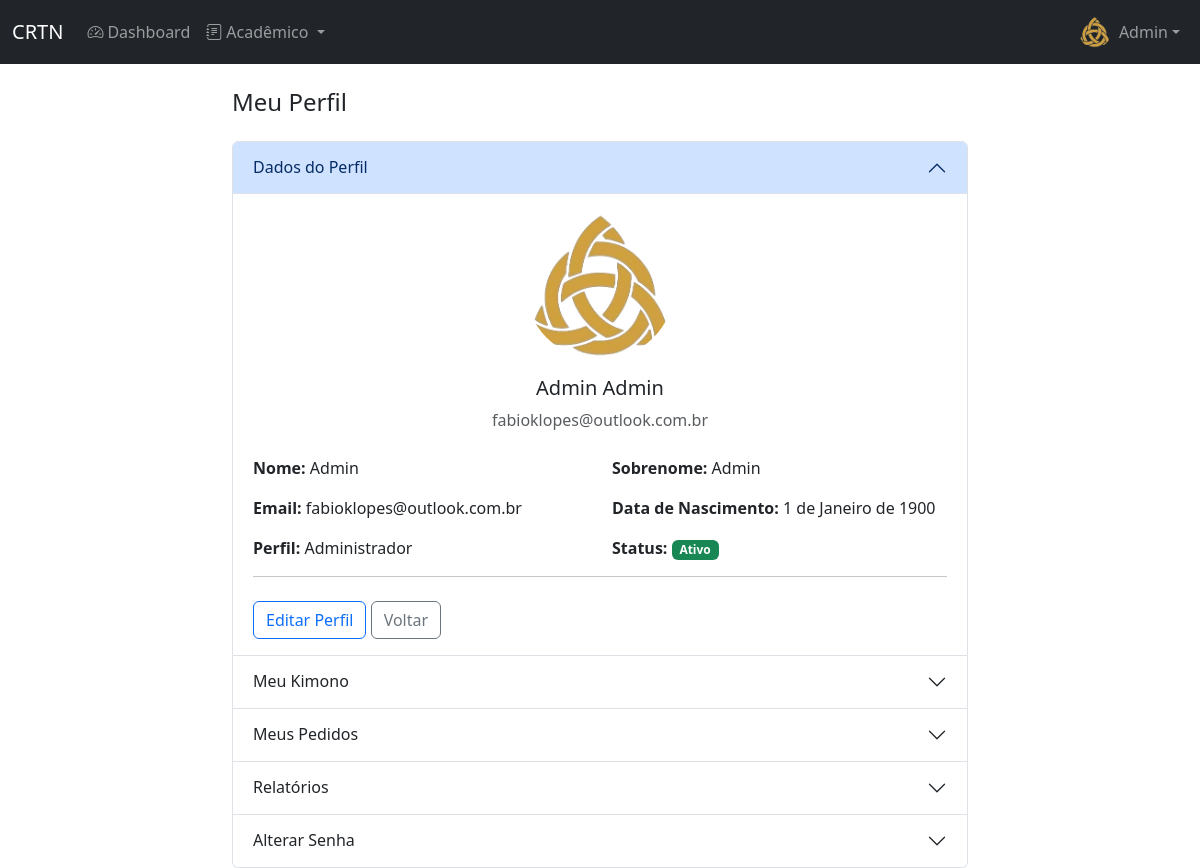
Page /perfil/ (signed in) on the committed database.
### academia/models.py (models this page shows, shortened)
class User(AbstractUser):
    STATUS_CHOICES = [('ATIVO', 'Ativo'), ('INATIVO', 'Inativo'), ('PENDENTE', 'Pendente')]
    GROUP_ROLE_CHOICES = [('STD', 'Aluno'), ('PRO', 'Professor'), ('ADM', 'Administrador')]
    KIMONO_SIZE_CHOICES = [('A0', 'A0'), ('A1', 'A1'), ('A2', 'A2'), ('A3', 'A3'), ('A4', 'A4'), ('A5', 'A5'), ('A6', 'A6')]
    BELT_SIZE_CHOICES = [('A0', 'A0'), ('A1', 'A1'), ('A2', 'A2'), ('A3', 'A3'), ('A4', 'A4'), ('A5', 'A5'), ('A6', 'A6')]
    birthday = models.DateField('Data de Nascimento', null=True, blank=True)
    group_role = models.CharField('Perfil', max_length=3, choices=GROUP_ROLE_CHOICES, default='STD')
    status = models.CharField('Status', max_length=8, choices=STATUS_CHOICES, default='PENDENTE')
    photo = models.ImageField('Foto', upload_to=photo_upload_to, null=True, blank=True)
    height = models.IntegerField('Altura (cm)', null=True, blank=True)
    weight = models.IntegerField('Peso (kg)', null=True, blank=True)
    kimono_size = models.CharField('Tamanho do Kimono', max_length=2, choices=KIMONO_SIZE_CHOICES, null=True, blank=True)
    belt_size = models.CharField('Tamanho da Faixa', max_length=2, choices=BELT_SIZE_CHOICES, null=True, blank=True)
    whatsapp = models.CharField('WhatsApp', max_length=20, null=True, blank=True)
    responsible = models.ForeignKey('self', on_delete=models.SET_NULL, null=True, blank=True, related_name='dependents')
    class Meta:
        verbose_name, verbose_name_plural = 'Usuário', 'Usuários'
        ordering = ['first_name', 'last_name']
    def is_student(self): return self.group_role == 'STD'
    def is_admin(self): return self.group_role == 'ADM'
    def is_professor_or_admin(self): return self.group_role in ['PRO', 'ADM']

### academia/views.py (the view, shortened to what this page needs)
# urls.py: path('perfil/', views.perfil, name='perfil'),
@login_required
def perfil(request):
    context = {
        'graduacao': Graduacao.objects.filter(aluno=request.user).first(),
        'pedidos': Pedido.objects.filter(aluno=request.user).order_by('-data_solicitacao')
    }
    return render(request, 'academia/perfil.html', context)

### academia/context_processors.py (called while the page is built)
def account_management_context(request):
    original_user_id = request.session.get('original_user_id')
    main_user = None
    if original_user_id:
        try:
            main_user = User.objects.get(id=original_user_id)
        except User.DoesNotExist:
            request.session.pop('original_user_id', None)
    else:
        main_user = request.user
    dependents = main_user.dependents.all() if main_user and main_user.dependents.exists() else []
    return {
        'original_user_id': original_user_id,
        'dependents_list': dependents,
    }

def global_context(request):
    if not request.user.is_authenticated:
        return {}
    context = {}
    context.update(notifications_context(request))
    context.update(account_management_context(request))
    return context

### academia/templates/academia/perfil.html (shortened to what this page needs)
{% extends 'academia/base.html' %}
{% block content %}
<div class="row">
    <div class="col-md-8 offset-md-2">
        <h4 class="mb-4">Meu Perfil</h4>
        <div class="accordion" id="accordionPerfil">
            <div class="accordion-item">
                <h2 class="accordion-header" id="headingPerfil">
                    <button class="accordion-button" type="button" data-bs-toggle="collapse" data-bs-target="#collapsePerfil" aria-expanded="true" aria-controls="collapsePerfil">
                        Dados do Perfil
                    </button>
                </h2>
                <div id="collapsePerfil" class="accordion-collapse collapse show" aria-labelledby="headingPerfil" data-bs-parent="#accordionPerfil">
                    <div class="accordion-body">
                        <div class="text-center mb-4">
                            {% if user.photo %}
                                <img src="{{ user.photo.url }}" alt="Foto" class="rounded-circle mb-3" width="150" height="150">
                            {% else %}
                                <div class="bg-secondary rounded-circle mx-auto mb-3 d-flex align-items-center justify-content-center" style="width: 150px; height: 150px;">
                                    <i class="bi bi-person text-white" style="font-size: 4rem;"></i>
                                </div>
                            {% endif %}
                            <h5>{{ user.first_name }} {{ user.last_name }}</h5>
                            <p class="text-muted">{{ user.email }}</p>
                        </div>
                        <div class="row mb-3">
                            <div class="col-md-6">
                                <strong>Nome:</strong> {{ user.first_name }}
                            </div>
                            <div class="col-md-6">
                                <strong>Sobrenome:</strong> {{ user.last_name }}
                            </div>
                        </div>
                        <div class="row mb-3">
                            <div class="col-md-6">
                                <strong>Email:</strong> {{ user.email }}
                            </div>
                            <div class="col-md-6">
                                <strong>Data de Nascimento:</strong> {{ user.birthday|default:"Não informado" }}
                            </div>
                        </div>
                        <div class="row mb-3">
                            <div class="col-md-6">
                                <strong>Perfil:</strong>
                                {% if user.group_role == 'STD' %}Aluno{% elif user.group_role == 'PRO' %}Professor{% elif user.group_role == 'ADM' %}Administrador{% else %}{{ user.group_role }}{% endif %}
                            </div>
                            <div class="col-md-6">
                                <strong>Status:</strong>
                                {% if user.is_active %}
                                    <span class="badge bg-success">Ativo</span>
                                {% else %}
                                    <span class="badge bg-danger">Inativo</span>
                                {% endif %}
                            </div>
                        </div>
                        <hr>
                        <div class="mt-4">
                            <a href="{% url 'perfil_editar' %}" class="btn btn-outline-primary">Editar Perfil</a>
                            <a href="{% url 'dashboard' %}" class="btn btn-outline-secondary">Voltar</a>
                        </div>
                    </div>
                </div>
            </div>
            <div class="accordion-item">
                <h2 class="accordion-header" id="headingKimono">
                    <button class="accordion-button collapsed" type="button" data-bs-toggle="collapse" data-bs-target="#collapseKimono" aria-expanded="false" aria-controls="collapseKimono">
                        Meu Kimono
                    </button>
                </h2>
            </div>
            <div class="accordion-item">
                <h2 class="accordion-header" id="headingPedidos">
                    <button class="accordion-button collapsed" type="button" data-bs-toggle="collapse" data-bs-target="#collapsePedidos" aria-expanded="false" aria-controls="collapsePedidos">
                        Meus Pedidos
                    </button>
                </h2>
            </div>
            <div class="accordion-item">
                <h2 class="accordion-header" id="headingRelatorios">
                    <button class="accordion-button collapsed" type="button" data-bs-toggle="collapse" data-bs-target="#collapseRelatorios" aria-expanded="false" aria-controls="collapseRelatorios">
                        Relatórios
                    </button>
                </h2>
            </div>
            <div class="accordion-item">
                <h2 class="accordion-header" id="headingPasswordChange">
                    <button class="accordion-button collapsed" type="button" data-bs-toggle="collapse" data-bs-target="#collapsePasswordChange" aria-expanded="false" aria-controls="collapsePasswordChange">
                        Alterar Senha
                    </button>
                </h2>
            </div>
        </div>
    </div>
</div>
{% endblock %}

### academia/templates/academia/base.html (shortened to what this page needs)
{% load static %}
<!DOCTYPE html>
<html lang="pt-BR">
<head>
    <link href="https://cdn.jsdelivr.net/npm/bootstrap@5.3.0/dist/css/bootstrap.min.css" rel="stylesheet">
    <link rel="stylesheet" href="https://cdn.jsdelivr.net/npm/bootstrap-icons@1.11.0/font/bootstrap-icons.css">
    <link rel="stylesheet" href="{% static 'css/styles.css' %}">
</head>
<body>
    {% if user.is_authenticated %}
    <nav class="navbar navbar-expand-lg navbar-dark bg-dark">
        <div class="container-fluid">
            <a class="navbar-brand" href="{% url 'index' %}">CRTN</a>
            <div class="collapse navbar-collapse" id="navbarNav">
                <ul class="navbar-nav me-auto">
                    <li class="nav-item">
                        <a class="nav-link" href="{% url 'dashboard' %}">
                            <i class="bi bi-speedometer2 me-1"></i>Dashboard
                        </a>
                    </li>
                    {% if user.is_student or user.is_professor_or_admin %}
                    <li class="nav-item dropdown">
                        <a class="nav-link dropdown-toggle" href="#" role="button" data-bs-toggle="dropdown" aria-expanded="false">
                            <i class="bi bi-journal-text me-1"></i>Acadêmico
                        </a>
                    </li>
                    {% endif %}
                </ul>
                <ul class="navbar-nav">
                    <li class="nav-item dropdown">
                        <a class="nav-link dropdown-toggle d-flex align-items-center" href="#" role="button" data-bs-toggle="dropdown" aria-expanded="false">
                            {% if user.photo %}
                                <img src="{{ user.photo.url }}" alt="Foto" class="rounded-circle me-2" width="32" height="32" style="object-fit: cover;">
                            {% else %}
                                <div class="bg-secondary rounded-circle me-2 d-flex align-items-center justify-content-center" style="width: 32px; height: 32px;">
                                    <i class="bi bi-person text-white"></i>
                                </div>
                            {% endif %}
                            <span>{{ user.first_name }}</span>
                        </a>
                    </li>
                </ul>
            </div>
        </div>
    </nav>
    {% endif %}
    <div class="position-fixed bottom-0 end-0 p-3" style="z-index: 11">
    </div>
    <div class="container mt-4">
        {% block content %}{% endblock %}
    </div>
</body>
</html>

### rows in the picture
User: photo (picture), first_name "Admin", last_name "Admin", email "fabioklopes@outlook.com.br", birthday "1 de Janeiro de 1900"
